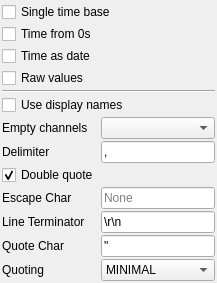
              <widget class="QWidget" name="CSV">
               <layout class="QGridLayout" name="gridLayout">
                <property name="leftMargin">
                 <number>2</number>
                </property>
                <property name="topMargin">
                 <number>2</number>
                </property>
                <property name="rightMargin">
                 <number>2</number>
                </property>
                <property name="bottomMargin">
                 <number>2</number>
                </property>
                <property name="spacing">
                 <number>2</number>
                </property>
                <item row="11" column="1" colspan="2">
                 <widget class="QLineEdit" name="quotechar">
                  <property name="text">
                   <string>&quot;</string>
                  </property>
                  <property name="maxLength">
                   <number>1</number>
                  </property>
                 </widget>
                </item>
                <item row="11" column="0">
                 <widget class="QLabel" name="label_5">
                  <property name="text">
                   <string>Quote Char</string>
                  </property>
                 </widget>
                </item>
                <item row="5" column="0" colspan="3">
                 <widget class="QCheckBox" name="use_display_names_csv">
                  <property name="text">
                   <string>Use display names</string>
                  </property>
                 </widget>
                </item>
                <item row="0" column="0" colspan="3">
                 <widget class="QCheckBox" name="single_time_base_csv">
                  <property name="text">
                   <string>Single time base</string>
                  </property>
                 </widget>
                </item>
                <item row="10" column="1" colspan="2">
                 <widget class="QLineEdit" name="lineterminator">
                  <property name="text">
                   <string>\r\n</string>
                  </property>
                 </widget>
                </item>
                <item row="2" column="0" colspan="3">
                 <widget class="QCheckBox" name="time_as_date_csv">
                  <property name="text">
                   <string>Time as date</string>
                  </property>
                 </widget>
                </item>
                <item row="3" column="0" colspan="3">
                 <widget class="QCheckBox" name="raw_csv">
                  <property name="text">
                   <string>Raw values</string>
                  </property>
                 </widget>
                </item>
                <item row="7" column="0">
                 <widget class="QLabel" name="label_2">
                  <property name="text">
                   <string>Delimiter</string>
                  </property>
                 </widget>
                </item>
                <item row="9" column="0">
                 <widget class="QLabel" name="label_3">
                  <property name="text">
                   <string>Escape Char</string>
                  </property>
                 </widget>
                </item>
                <item row="9" column="1" colspan="2">
                 <widget class="QLineEdit" name="escapechar">
                  <property name="inputMask">
                   <string/>
                  </property>
                  <property name="maxLength">
                   <number>1</number>
                  </property>
                  <property name="placeholderText">
                   <string>None</string>
                  </property>
                 </widget>
                </item>
                <item row="4" column="0" colspan="3">
                 <widget class="Line" name="line_32">
                  <property name="orientation">
                   <enum>Qt::Horizontal</enum>
                  </property>
                 </widget>
                </item>
                <item row="1" column="0" colspan="3">
                 <widget class="QCheckBox" name="time_from_zero_csv">
                  <property name="text">
                   <string>Time from 0s</string>
                  </property>
                 </widget>
                </item>
                <item row="10" column="0">
                 <widget class="QLabel" name="label_4">
                  <property name="text">
                   <string>Line Terminator</string>
                  </property>
                 </widget>
                </item>
                <item row="8" column="0">
                 <widget class="QCheckBox" name="doublequote">
                  <property name="text">
                   <string>Double quote</string>
                  </property>
                  <property name="checked">
                   <bool>true</bool>
                  </property>
                 </widget>
                </item>
                <item row="12" column="0">
                 <widget class="QLabel" name="label_6">
                  <property name="text">
                   <string>Quoting</string>
                  </property>
                 </widget>
                </item>
                <item row="12" column="1" colspan="2">
                 <widget class="QComboBox" name="quoting">
                  <property name="currentIndex">
                   <number>1</number>
                  </property>
                  <item>
                   <property name="text">
                    <string>ALL</string>
                   </property>
                  </item>
                  <item>
                   <property name="text">
                    <string>MINIMAL</string>
                   </property>
                  </item>
                  <item>
                   <property name="text">
                    <string>NONNUMERIC</string>
                   </property>
                  </item>
                  <item>
                   <property name="text">
                    <string>NONE</string>
                   </property>
                  </item>
                 </widget>
                </item>
                <item row="7" column="1" colspan="2">
                 <widget class="QLineEdit" name="delimiter">
                  <property name="text">
                   <string>,</string>
                  </property>
                  <property name="maxLength">
                   <number>1</number>
                  </property>
                  <property name="clearButtonEnabled">
                   <bool>false</bool>
                  </property>
                 </widget>
                </item>
                <item row="6" column="0">
                 <widget class="QLabel" name="label_66">
                  <property name="text">
                   <string>Empty channels</string>
                  </property>
                 </widget>
                </item>
                <item row="6" column="1" colspan="2">
                 <widget class="QComboBox" name="empty_channels_csv"/>
                </item>
               </layout>
              </widget>
